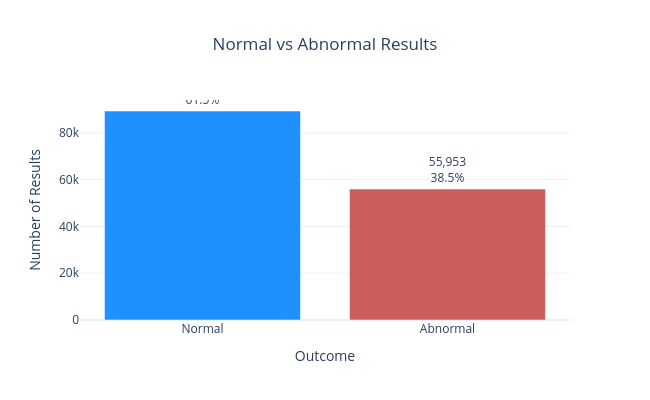

The code cell stored with this chart in its notebook:
### Code cell
fig = px.bar(
    outcome_stats,
    x='Outcome',
    y='Count',
    color='Outcome',
    text=outcome_stats.apply(
        lambda r: f"{r['Count']:,}<br>{r['Percentage']:.1f}%",
        axis=1
    ),
    color_discrete_map={
        'Normal': 'dodgerblue',
        'Abnormal': 'indianred'
    },
    title='Normal vs Abnormal Results'
)

fig.update_traces(textposition='outside')

fig.update_layout(
    template='plotly_white',
    width=650,
    height=400,
    title_x=0.5,
    showlegend=False,
    yaxis_title='Number of Results',
    xaxis_title='Outcome'
)

fig.show()

### Figure 1 — Plotly figure (JSON) as saved in the notebook; plotly's stock layout.template omitted (floating-point values rounded to 4 significant figures)
{"data": [{"alignmentgroup": "True", "hovertemplate": "Outcome=%{x}<br>Count=%{y}<br>text=%{text}<extra></extra>", "legendgroup": "Normal", "marker": {"color": "dodgerblue", "pattern": {"shape": ""}}, "name": "Normal", "offsetgroup": "Normal", "orientation": "v", "showlegend": true, "text": ["89,333<br>61.5%"], "textposition": "outside", "type": "bar", "x": ["Normal"], "xaxis": "x", "y": [89333], "yaxis": "y"}, {"alignmentgroup": "True", "hovertemplate": "Outcome=%{x}<br>Count=%{y}<br>text=%{text}<extra></extra>", "legendgroup": "Abnormal", "marker": {"color": "indianred", "pattern": {"shape": ""}}, "name": "Abnormal", "offsetgroup": "Abnormal", "orientation": "v", "showlegend": true, "text": ["55,953<br>38.5%"], "textposition": "outside", "type": "bar", "x": ["Abnormal"], "xaxis": "x", "y": [55953], "yaxis": "y"}], "layout": {"barmode": "relative", "height": 400, "legend": {"title": {"text": "Outcome"}, "tracegroupgap": 0}, "showlegend": false, "title": {"text": "Normal vs Abnormal Results", "x": 0.5}, "width": 650, "xaxis": {"anchor": "y", "categoryarray": ["Normal", "Abnormal"], "categoryorder": "array", "domain": [0, 1], "title": {"text": "Outcome"}}, "yaxis": {"anchor": "x", "domain": [0, 1], "title": {"text": "Number of Results"}}}}
